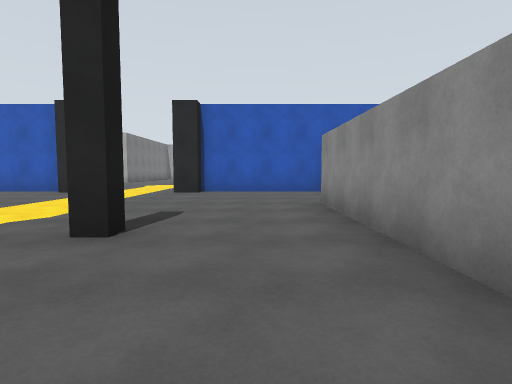
View 1 (above)

22 first-person views from a walk through a robot-simulator world made for Gazebo. The camera is 1.2 m above the floor, tilts 4° down and sees 80° across. The floor is counted in squares, 2 m on a side. Each view is taken from the middle of a square. On the plan, view 1 faces up. The plan holds only what a view shows up to about 9 squares ahead; the rest is blank. The place goes on beyond the plan.

View 2
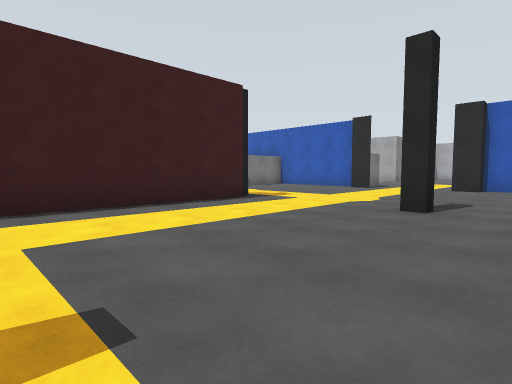

View 3
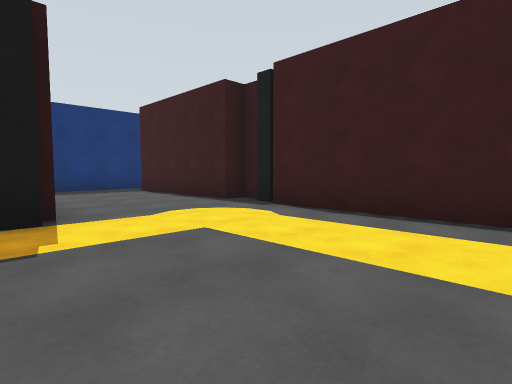

View 4
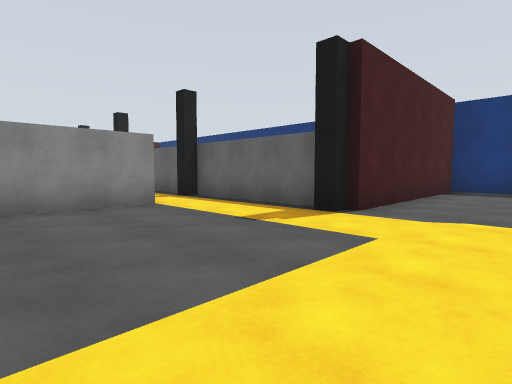

View 5
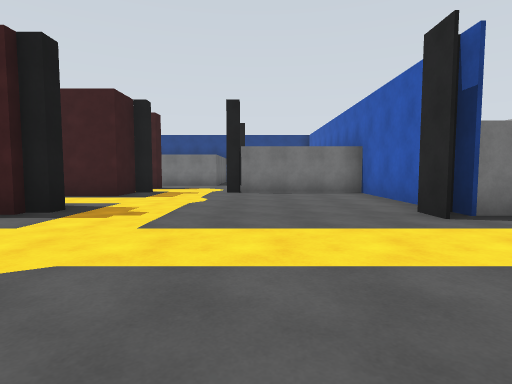

View 6
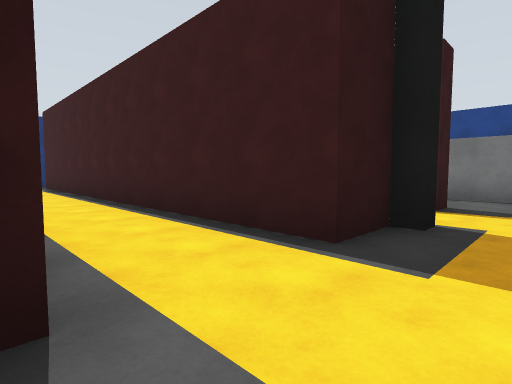

View 7
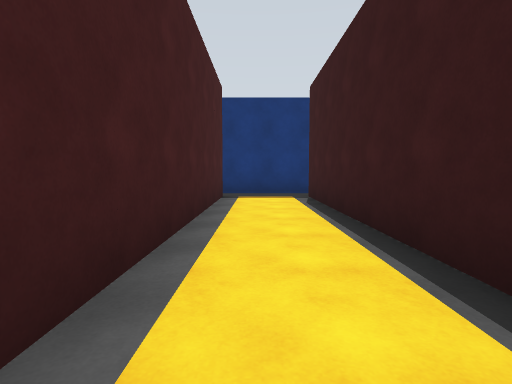

View 8
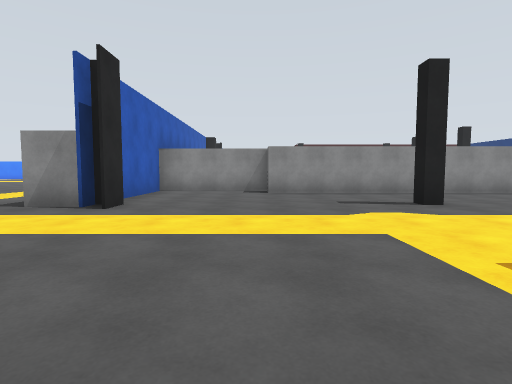

View 9
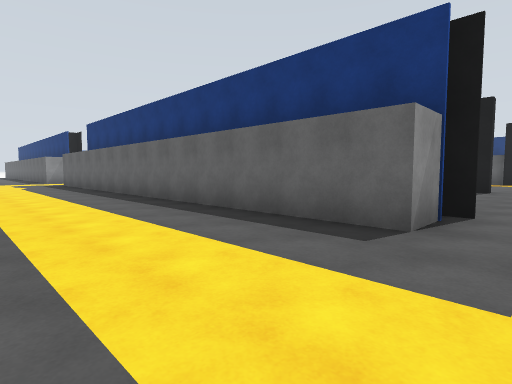

View 10
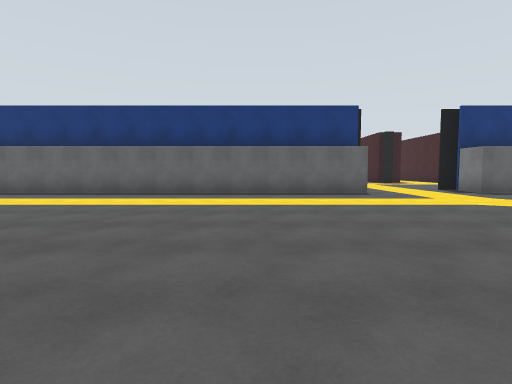

View 11
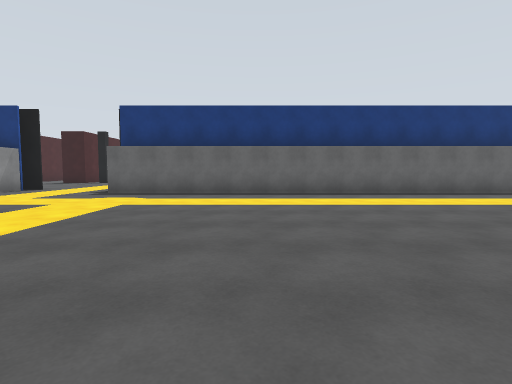

View 12
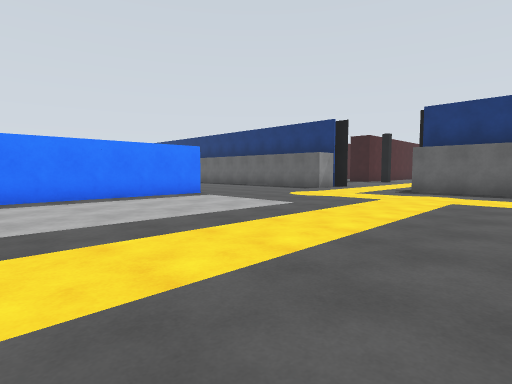

View 13
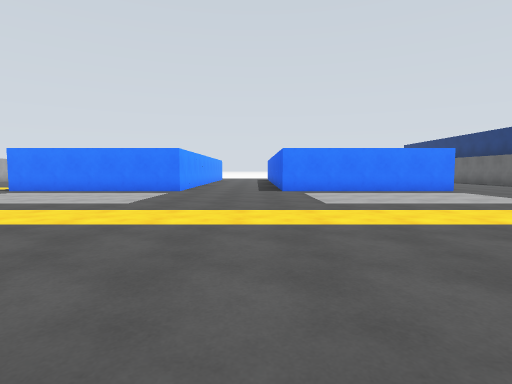

View 14
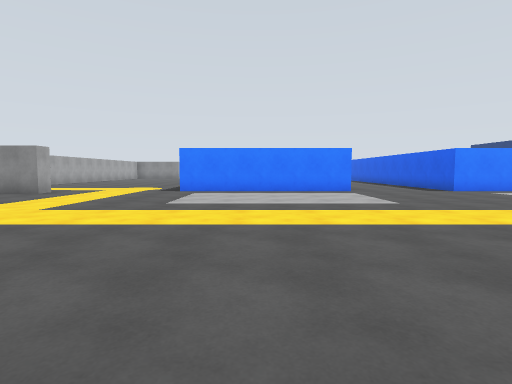

View 15
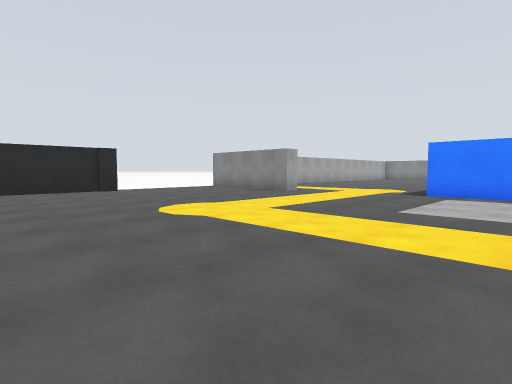

View 16
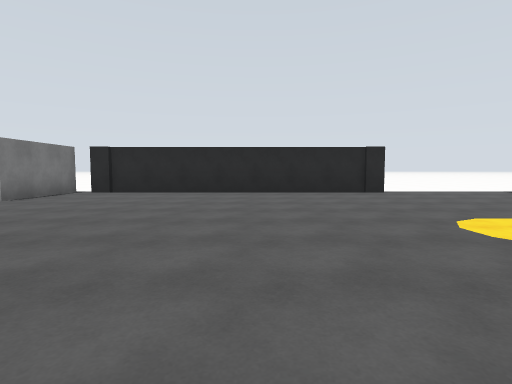

View 17
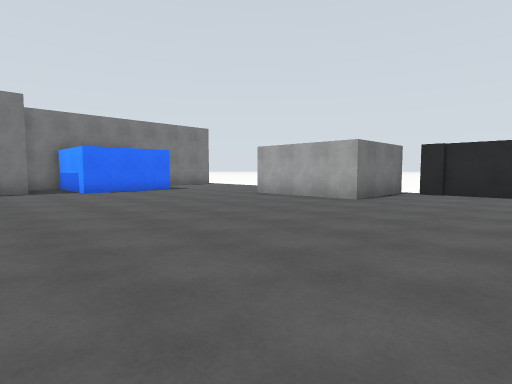

View 18
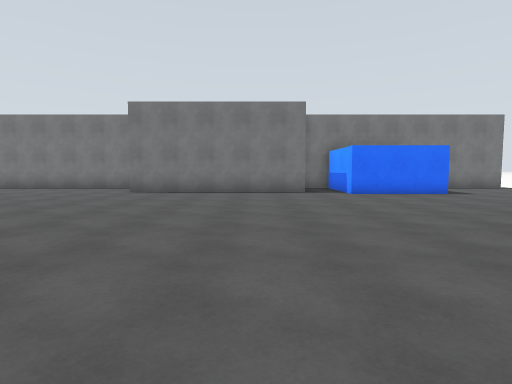

View 19
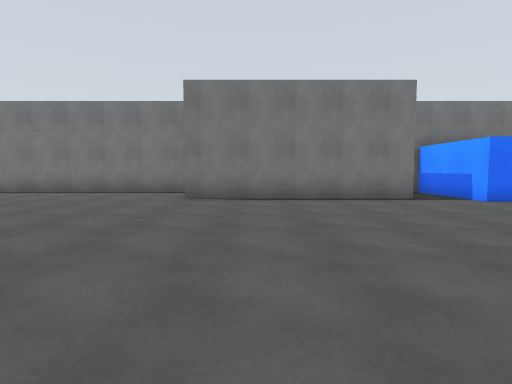

View 20
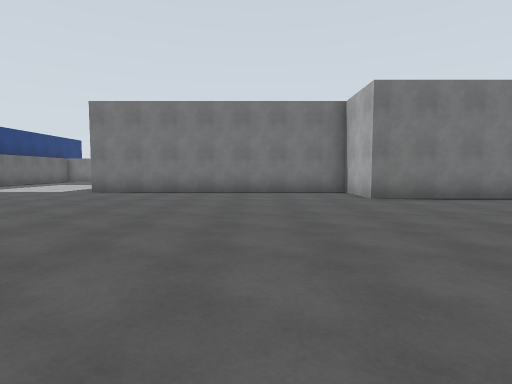

View 21
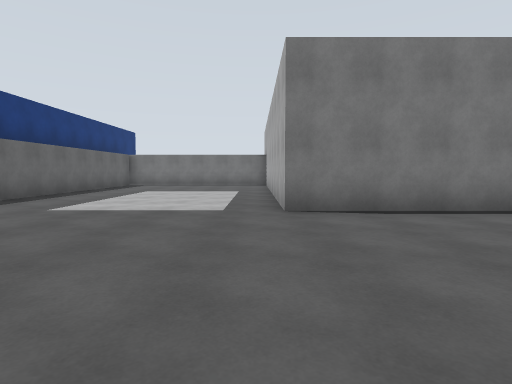

View 22
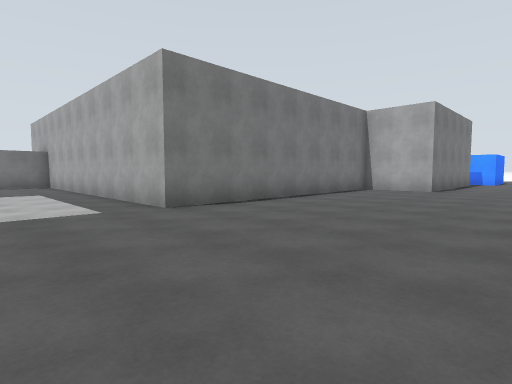

### Floor plan
Points are (right, up) in squares from view 1. A wall is a line through its corners. A room is listed if a view was taken in it or the views show most of it. See-through windows are left out.
Room 1 (views 1, 2, 3, 4, 5, 6, 7, 8)
walls: (-5.1, 2.8) (-5.1, -2.8); (-5.8, 3.1) (-5.3, 3.1) (-5.3, 2.6); (-1.7, 2.7) (-1.7, 3.1) (-1.3, 3.1) (-1.3, 2.7) (-1.7, 2.7); (-5.3, -2.9) (-5.3, -3.4); (-5.7, -3.6) (-5.7, -4) (-5.1, -4) (-5.1, -7.6); (-1.7, -3.4) (-1.7, -2.9) (-1.2, -2.9); (-1.1, -3.3) (2.3, -3.3) (2.3, -2.9); (1.2, -1.6) (1.2, 5.8); (-9.8, 3.1) (-9.3, 3.1) (-9.3, 2.7) (-8.2, 2.7) (-8.2, -8.1); (-4.8, 8.4) (-5.5, 8.4); (2, 5.6) (2, 8.9) (-2, 8.9); (-1.6, 8.4) (-2.4, 8.4); (-5.1, 8.9) (-9.3, 8.9) (-9.3, 5.1); (-6.2, -8.1) (-6.2, -1.9); (-2, -8.8) (-2, -3.2); (-3.8, -9.1) (-1.8, -9.1); (-8.5, -9.1) (-6.1, -9.1)
ways out: opening at (-3.5, 9) to room 2
Room 2 (views 9, 10, 11, 12, 13, 14, 15, 16, 17, 18, 19, 20, 21, 22)
walls: (14.9, 22.1) (14.9, 27.2); (-4.5, 27.5) (-4.5, 22.5) (-6.5, 22.5) (-6.5, 15.4) (-10.5, 15.4); (14.9, 14.1) (14.9, 19.2); (-3.9, 31) (-3.9, 28.5) (-6.4, 28.5); (14.5, 30.7) (14, 30.7) (14, 31.8); (2, 34.5) (2, 32) (-0.9, 32); (-2, 8.9) (-2, 9.8) (11, 9.8); (10.6, 34.4) (2.5, 34.4); (-2.4, 8.4) (-1.9, 8.4); (-5.9, 9.8) (-5.1, 9.8) (-5.1, 8.9); (-10.5, 9.8) (-8.1, 9.8)
ways out: opening at (-3.5, 9) to room 1; opening at (-2.5, 31); opening at (12.5, 9)

Where each view was taken, in squares from view 1:
view 1: 0 up, 0 right, facing up
view 2: 2 down, 0 right, facing up-left
view 3: 1 up, 1 left, facing down-left
view 4: 1 up, 4 left, facing down-right
view 5: 6 up, 1 left, facing left
view 6: 4 up, 6 left, facing down-left
view 7: 1 down, 7 left, facing down
view 8: 6 up, 7 left, facing right
view 9: 13 up, 3 left, facing down-right
view 10: 18 up, 1 right, facing down
view 11: 18 up, 7 right, facing down
view 12: 19 up, 8 right, facing down-right
view 13: 20 up, 6 right, facing right
view 14: 25 up, 6 right, facing right
view 15: 25 up, 7 right, facing up-right
view 16: 26 up, 7 right, facing up
view 17: 26 up, 5 right, facing up-left
view 18: 26 up, 4 right, facing left
view 19: 24 up, 2 right, facing left
view 20: 20 up, 2 right, facing left
view 21: 15 up, 2 left, facing left
view 22: 13 up, 2 left, facing up-left
